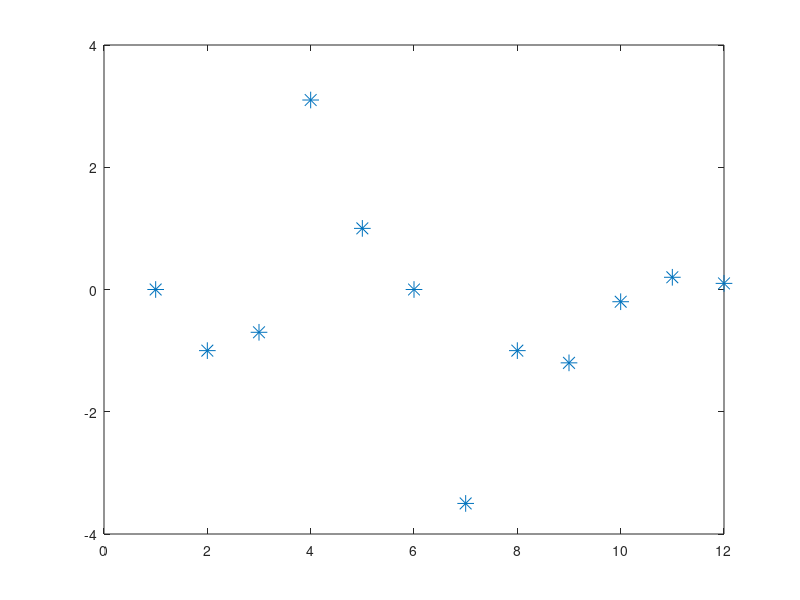

The MATLAB script that drew this image:
# Octave
# Simulation of adding the 9 signals from 6-5 and 6-6
# values are rough estimates but the plot gets pretty close to the textbook image

x1 = [0 0 0 0 0 0 0 0 0 0 0 0];
x2 = [0 -1 .5 .3 .2 0 0 0 0 0 0 0];
x3 = [0 0 -1.2 0.8 0.5 0.3 0 0 0 0 0 0];
x4 = [0 0 0 2 -1 -.8 -3 0 0 0 0 0];
x5 = [0 0 0 0 1.3 -.8 -.5 -.3 0 0 0 0];
x6 = [0 0 0 0 0 1.3 -.7 -.5 -.3 0 0 0];
x7 = [0 0 0 0 0 0 .7 -.2 -.1 -.5 0 0];
x8 = [0 0 0 0 0 0 0 0 0 0 0 0];
x9 = [0 0 0 0 0 0 0 0 -.8 .3 .2 .1];

y = x1 + x2 + x3 + x4 + x5 + x6 + x7 + x8 + x9;

plot(y, "marker", "*", "markersize", 12, "linestyle", "none")